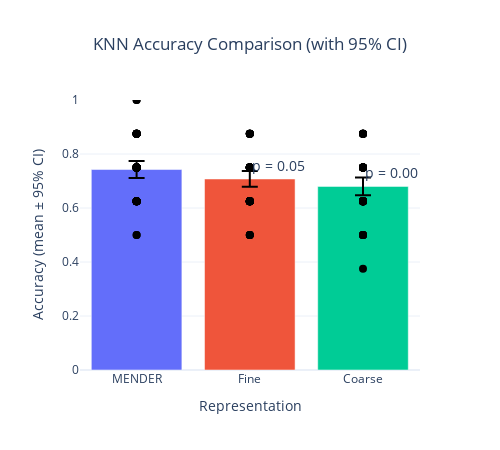

Write notebook code for a chart like this one.
### Markdown cell above
# Visualize results

### Code cell
# Calculate 95% confidence intervals for each group
def mean_ci(data, confidence=0.95):
    n = len(data)
    m = np.mean(data)
    se = st.sem(data)
    h = se * st.t.ppf((1 + confidence) / 2., n-1)
    return m, h

means = []
cis = []
for arr in [mender_knn, fine_knn, coarse_knn]:
    m, h = mean_ci(arr)
    means.append(m)
    cis.append(h)

bar_names = ['MENDER', 'Fine', 'Coarse']

fig = go.Figure(
    data=[
        go.Bar(
            x=bar_names,
            y=means,
            error_y=dict(type='data', array=cis, visible=True, color='black', thickness=2, width=8),
            marker_color=['#636EFA', '#EF553B', '#00CC96'],
            showlegend=False
        )
    ]
)

# Add individual data points
all_knn = [mender_knn, fine_knn, coarse_knn]
for i, arr in enumerate(all_knn):
    fig.add_trace(
        go.Scatter(
            x=[bar_names[i]] * len(arr),
            y=arr,
            mode='markers',
            marker=dict(color='black', size=8),
            name='Data points',
            showlegend=False
        )
    )

# Add p-value annotations above the Fine and Coarse bars
fig.add_annotation(
    x='Fine',
    y=means[1] + 0.05,
    text=f"p = {p_knn_mender_fine:.2f}",
    showarrow=False,
    font=dict(size=14),
    xanchor='left'
)
fig.add_annotation(
    x='Coarse',
    y=means[2] + 0.05,
    text=f"p = {p_knn_mender_coarse:.2f}",
    showarrow=False,
    font=dict(size=14),
    xanchor='left'
)

fig.update_layout(
    title={'text': 'KNN Accuracy Comparison (with 95% CI)', 'x': 0.5, 'xanchor': 'center'},
    yaxis_title='Accuracy (mean ± 95% CI)',
    xaxis_title='Representation',
    yaxis=dict(range=[0, 1]),
    template='plotly_white',
    width=500,
    height=450
)
fig.show()

### Figure 1 — Plotly figure (JSON) as saved in the notebook; plotly's stock layout.template omitted (floating-point values rounded to 4 significant figures)
{"data": [{"error_y": {"array": [0.03162, 0.02925, 0.03301], "color": "black", "thickness": 2, "type": "data", "visible": true, "width": 8}, "marker": {"color": ["#636EFA", "#EF553B", "#00CC96"]}, "showlegend": false, "x": ["MENDER", "Fine", "Coarse"], "y": [0.7425, 0.7075, 0.68], "type": "bar"}, {"marker": {"color": "black", "size": 8}, "mode": "markers", "name": "Data points", "showlegend": false, "x": ["MENDER", "MENDER", "MENDER", "MENDER", "MENDER", "MENDER", "MENDER", "MENDER", "MENDER", "MENDER", "MENDER", "MENDER", "MENDER", "MENDER", "MENDER", "MENDER", "MENDER", "MENDER", "MENDER", "MENDER", "MENDER", "MENDER", "MENDER", "MENDER", "MENDER", "MENDER", "MENDER", "MENDER", "MENDER", "MENDER", "MENDER", "MENDER", "MENDER", "MENDER", "MENDER", "MENDER", "MENDER", "MENDER", "MENDER", "MENDER", "MENDER", "MENDER", "MENDER", "MENDER", "MENDER", "MENDER", "MENDER", "MENDER", "MENDER", "MENDER"], "y": [0.625, 0.875, 0.625, 0.75, 0.75, 0.75, 0.625, 0.75, 0.75, 0.625, 0.875, 0.875, 0.75, 0.75, 0.625, 0.75, 0.75, 0.625, 0.5, 0.625, 0.75, 0.625, 0.625, 1.0, 0.625, 0.875, 0.75, 0.875, 0.75, 0.75, 0.75, 0.875, 0.875, 0.75, 0.625, 0.75, 0.75, 0.75, 0.75, 0.625, 0.75, 1.0, 0.5, 0.875, 0.75, 0.75, 0.625, 0.875, 0.875, 0.75], "type": "scatter"}, {"marker": {"color": "black", "size": 8}, "mode": "markers", "name": "Data points", "showlegend": false, "x": ["Fine", "Fine", "Fine", "Fine", "Fine", "Fine", "Fine", "Fine", "Fine", "Fine", "Fine", "Fine", "Fine", "Fine", "Fine", "Fine", "Fine", "Fine", "Fine", "Fine", "Fine", "Fine", "Fine", "Fine", "Fine", "Fine", "Fine", "Fine", "Fine", "Fine", "Fine", "Fine", "Fine", "Fine", "Fine", "Fine", "Fine", "Fine", "Fine", "Fine", "Fine", "Fine", "Fine", "Fine", "Fine", "Fine", "Fine", "Fine", "Fine", "Fine"], "y": [0.5, 0.625, 0.75, 0.875, 0.75, 0.625, 0.75, 0.875, 0.625, 0.625, 0.75, 0.75, 0.625, 0.875, 0.625, 0.75, 0.75, 0.75, 0.75, 0.75, 0.625, 0.75, 0.75, 0.75, 0.625, 0.625, 0.875, 0.75, 0.625, 0.75, 0.75, 0.75, 0.75, 0.5, 0.625, 0.75, 0.875, 0.625, 0.75, 0.5, 0.625, 0.625, 0.75, 0.625, 0.75, 0.75, 0.875, 0.5, 0.875, 0.625], "type": "scatter"}, {"marker": {"color": "black", "size": 8}, "mode": "markers", "name": "Data points", "showlegend": false, "x": ["Coarse", "Coarse", "Coarse", "Coarse", "Coarse", "Coarse", "Coarse", "Coarse", "Coarse", "Coarse", "Coarse", "Coarse", "Coarse", "Coarse", "Coarse", "Coarse", "Coarse", "Coarse", "Coarse", "Coarse", "Coarse", "Coarse", "Coarse", "Coarse", "Coarse", "Coarse", "Coarse", "Coarse", "Coarse", "Coarse", "Coarse", "Coarse", "Coarse", "Coarse", "Coarse", "Coarse", "Coarse", "Coarse", "Coarse", "Coarse", "Coarse", "Coarse", "Coarse", "Coarse", "Coarse", "Coarse", "Coarse", "Coarse", "Coarse", "Coarse"], "y": [0.625, 0.5, 0.875, 0.625, 0.625, 0.75, 0.75, 0.75, 0.875, 0.625, 0.5, 0.625, 0.75, 0.75, 0.625, 0.875, 0.625, 0.75, 0.875, 0.625, 0.625, 0.75, 0.625, 0.625, 0.625, 0.625, 0.75, 0.75, 0.5, 0.625, 0.875, 0.75, 0.75, 0.375, 0.5, 0.625, 0.75, 0.5, 0.875, 0.625, 0.75, 0.625, 0.625, 0.625, 0.625, 0.75, 0.875, 0.625, 0.75, 0.625], "type": "scatter"}], "layout": {"annotations": [{"font": {"size": 14}, "showarrow": false, "text": "p = 0.05", "x": "Fine", "xanchor": "left", "y": 0.7575}, {"font": {"size": 14}, "showarrow": false, "text": "p = 0.00", "x": "Coarse", "xanchor": "left", "y": 0.73}], "title": {"text": "KNN Accuracy Comparison (with 95% CI)", "x": 0.5, "xanchor": "center"}, "yaxis": {"title": {"text": "Accuracy (mean ± 95% CI)"}, "range": [0, 1]}, "xaxis": {"title": {"text": "Representation"}}, "width": 500, "height": 450}}
